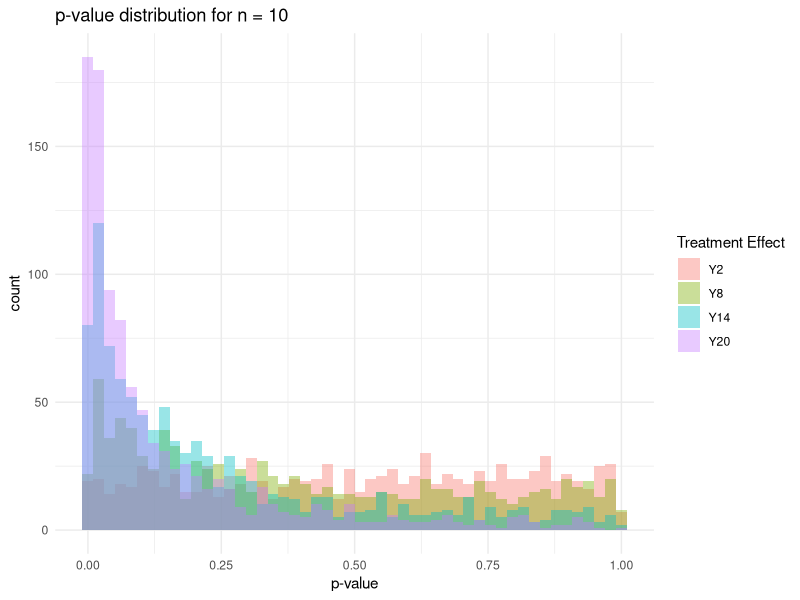
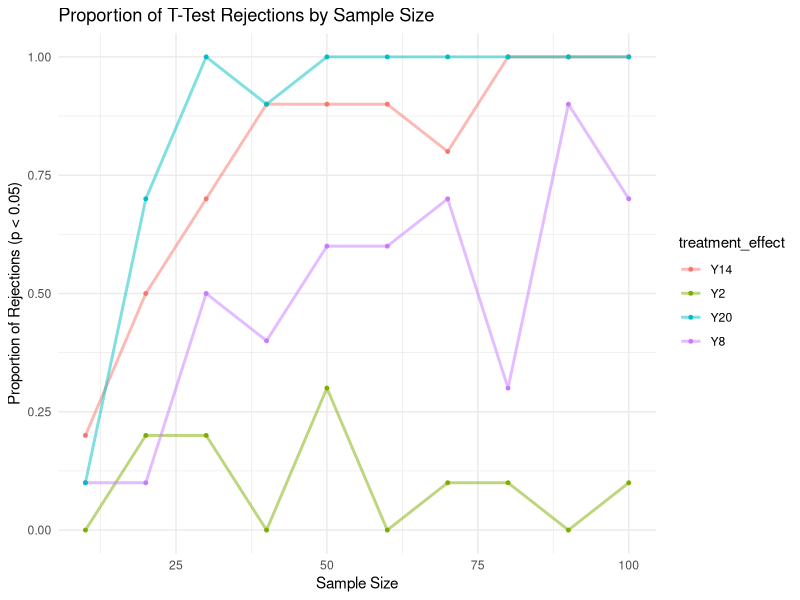

R code for these plots, in order:
## ---- chunk 1
library(data.table)
library(here)
library(ggplot2)
library(tidyr)

set.seed(10)
## ---- chunk 2
#Create dummy data
#assuming that: 
    # control group has 80% of people taking elevator with a SD of 15%
    # treatment effect is a 2-20% reduction in people taking the elevator'
d <- data.table(
  id = 1:1100
) 
d[ , D := sample(c('treatment', 'control'), size=.N, replace=T)]
d[D == "control",   Y_control   := rnorm(n=.N, mean=80, sd=15)]

#set up four possible treatment effect sizes [2, 8, 14, 20]
d[D == "treatment", Y2_treatment := rnorm(n=.N, mean=78, sd=15)]
d[D == "treatment", Y8_treatment := rnorm(n=.N, mean=72, sd=15)]
d[D == "treatment", Y14_treatment := rnorm(n=.N, mean=66, sd=15)]
d[D == "treatment", Y20_treatment := rnorm(n=.N, mean=60, sd=15)]
d[, Y2 := ifelse(D == "control", Y_control, Y2_treatment)]
d[, Y8 := ifelse(D == "control", Y_control, Y8_treatment)]
d[, Y14 := ifelse(D == "control", Y_control, Y14_treatment)]
d[, Y20 := ifelse(D == "control", Y_control, Y20_treatment)]

## ---- chunk 3
#initialize random sample of 10 people
d10 <- d[, .SD[sample(.N, 5)], keyby = D]
#set up place to store p values
p_values <- c()
#list out hypothetical treatment sizes to run t test on
treatments_to_test <- c("Y2", "Y8", "Y14", "Y20")
#loop through each treatment effect size and simulate a t test
for (treatment_effect in treatments_to_test) {
  t_test_ten_people <- t.test(d10[D == 'control', ..treatment_effect],
                              d10[D == 'treatment', ..treatment_effect])
  p_values <- c(p_values, t_test_ten_people$p.value)
}
## ---- chunk 4
#create a table to plot p-values per treatment effect
t_test_p_values <- data.table(
  id = 1:1000
) 
#loop through the treatment effect sizes and simulate t tests
for (treatment_effect in treatments_to_test) {
  t_test_p_values_i <- c()
  for (i in 1:1000) {
    d10_i <- d[, .SD[sample(.N, 5)], keyby = D]
    
    t_test_ten_people_i <- t.test(d10_i[D == 'control', ..treatment_effect],
                                d10_i[D == 'treatment', ..treatment_effect])
    t_test_p_values_i <- c(t_test_p_values_i, t_test_ten_people_i$p.value)
  }
  t_test_p_values[, (treatment_effect) := t_test_p_values_i]
}
## ---- chunk 5
# Reshape the data from wide to long format
t_test_p_values_long <- melt(t_test_p_values, id.vars = "id", 
                             variable.name = "treatment_effect", 
                             value.name = "p_value")
# Plot the 4 series (columns) as histograms
ggplot(t_test_p_values_long, aes(x = p_value, fill = treatment_effect)) + 
  geom_histogram(bins = 50, alpha = 0.4, position = "identity") + 
  labs(
    title = 'p-value distribution for n = 10',
    x = 'p-value',
    fill = 'Treatment Effect'
  ) + 
  theme_minimal()
## ---- chunk 6

#create a data table to record t-test rejects across varying sample sizes
experiment_simulations <- data.table(
  sample_size = integer(),
  t_test_rejects = numeric(),
  treatment_effect = character()
)
#make a vector to iterate through different numbers of people in the sample
people_in_sample <- c(seq(10,100, by = 10)) #sequence 10-100 increment by 10 

#three nested for loops this is embarassing... 
#loop over the different possible treatment effects
for (treatment_effect in treatments_to_test) {
  #loop over the possible number of people we could have in our sample
  for (i in 1:(length(people_in_sample))) {
    t_test_p_values_i <- rep(NA, 10) 
    #simulate 100 randomized experiments with each setting for n (sample size)
    for (j in 1:10) {
      d_i_j <- d[, .SD[sample(.N, people_in_sample[i]/2)], keyby = D]
      t_test_i_people_j <- t.test(d_i_j[D == 'control', ..treatment_effect],
                                  d_i_j[D == 'treatment', ..treatment_effect])
      t_test_p_values_i[j] <- t_test_i_people_j$p.value
    }
    t_test_rejects_i <- sum(t_test_p_values_i < 0.05) / length(t_test_p_values_i)
    new_row = data.table(sample_size = people_in_sample[i],
                         t_test_rejects = t_test_rejects_i, 
                         treatment_effect = treatment_effect)
    experiment_simulations <- rbind(experiment_simulations, new_row)
  }
}
## ---- chunk 7
#plot all simulated experiments
ggplot(experiment_simulations) +
  aes(x = sample_size, y = t_test_rejects, color = treatment_effect) + 
  geom_line(linewidth = 1, alpha = 0.5) +  
  geom_point(size = 1) +  
  labs(
    title = "Proportion of T-Test Rejections by Sample Size",
    x = "Sample Size",
    y = "Proportion of Rejections (p < 0.05)"
    ) +
  theme_minimal()
